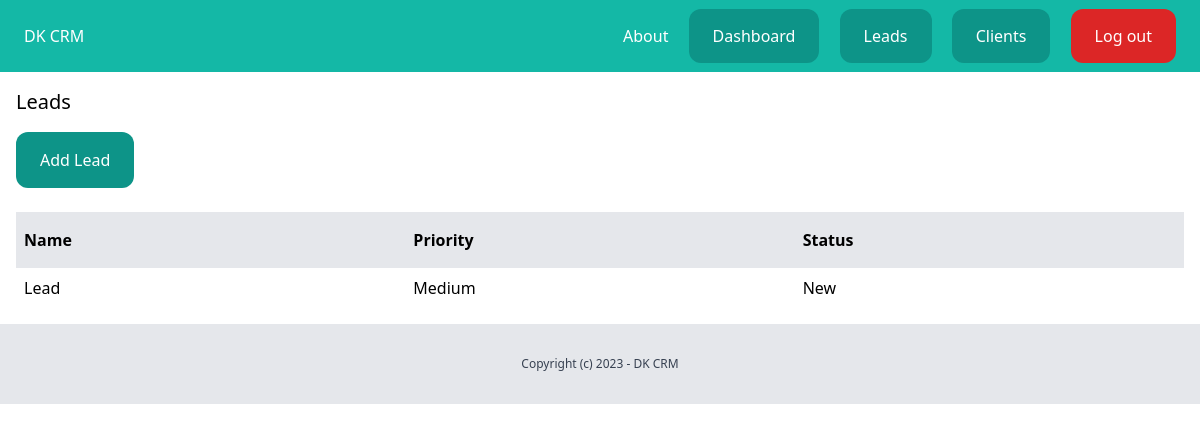
Before: /dashboard/leads/ (signed in) with the older database file.
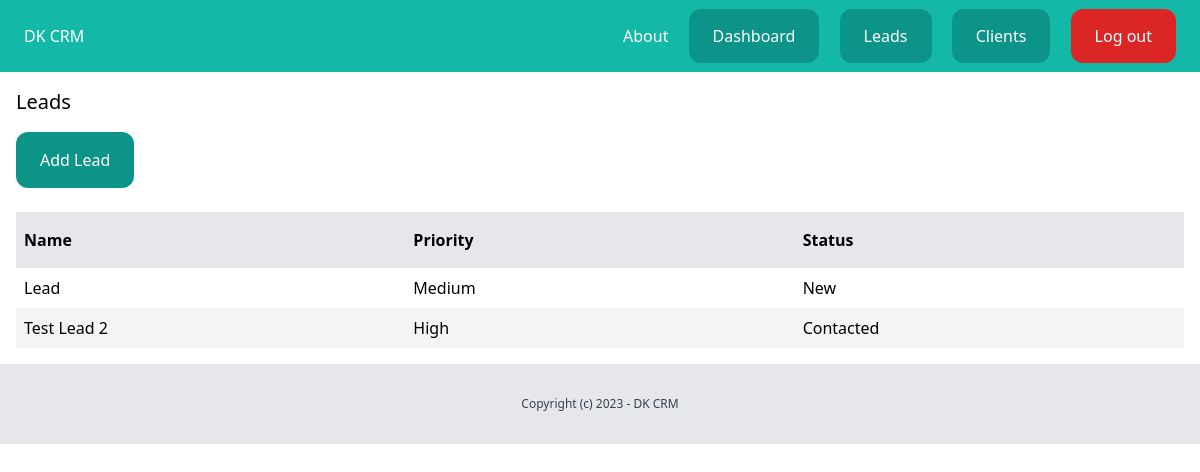
After: the same page with the newer database file.
### lead/models.py (models this page shows, shortened)
class Lead(models.Model):
    LOW = 'low'
    MEDIUM = 'medium'
    HIGH = 'high'
    CHOICES_PRIORITY = (
        (LOW, 'Low'),
        (MEDIUM, 'Medium'),
        (HIGH, 'High'),
    )
    NEW = 'new'
    CONTACTED = 'contacted'
    WON = 'won'
    LOST = 'lost'
    CHOICES_STATUS = (
        (NEW, 'New'),
        (CONTACTED, 'Contacted'),
        (WON, 'Won'),
        (LOST, 'Lost'),
    )
    name = models.CharField(max_length=255)
    email = models.EmailField()
    description = models.TextField(blank=True, null=True)
    priority = models.CharField(max_length=10, choices=CHOICES_PRIORITY, default=MEDIUM)
    status = models.CharField(max_length=10, choices=CHOICES_STATUS, default=NEW)
    converted_to_client = models.BooleanField(default=False)
    created_by = models.ForeignKey(User, related_name='leads', on_delete=models.CASCADE)
    created_at = models.DateTimeField(auto_now_add=True)
    modified_at = models.DateTimeField(auto_now=True)

### lead/views.py (the view)
# urls.py: path('', views.leads_list, name='leads_list'),
@login_required
def leads_list(request):
    leads = Lead.objects.filter(created_by=request.user, converted_to_client=False)
    return render(request, 'lead/leads_list.html', {
        'leads': leads
    })

### lead/templates/lead/leads_list.html (shortened to what this page needs)
{% extends 'core/base.html' %}
{% block content %}
    <div class="py-4 px-4">
        <h1 class="mb-4 text-xl">Leads</h1>
        <a href="{% url 'add_lead' %}" class="inline-block py-4 px-6 bg-teal-600 rounded-xl text-white">Add Lead</a>
        <div class="mt-6 flex justify-between">
            <p class="py-4 px-2 bg-gray-200 font-semibold w-full">Name</p>
            <p class="py-4 px-2 bg-gray-200 font-semibold w-full">Priority</p>
            <p class="py-4 px-2 bg-gray-200 font-semibold w-full">Status</p>
        </div>
        {% for lead in leads %}
            <div class="flex justify-between">
                <p class="py-2 px-2 w-full {% cycle '' 'bg-gray-100' %}">
                   <a href="{% url 'leads_detail' lead.id %}">{{ lead.name }}</a>
                </p>
                <p class="py-2 px-2 w-full {% cycle '' 'bg-gray-100' %}">{{ lead.get_priority_display }}</p>
                <p class="py-2 px-2 w-full {% cycle '' 'bg-gray-100' %}">{{ lead.get_status_display }}</p>
            </div>
        {% empty %}
            <p class="py-4 px-4 bg-teal-300 text-white"> There are no leads in the database yet...</p>
        {% endfor %}
    </div>
{% endblock %}

Changed rows visible on the page:
added Lead: name "Test Lead 2", priority "High", status "Contacted"
